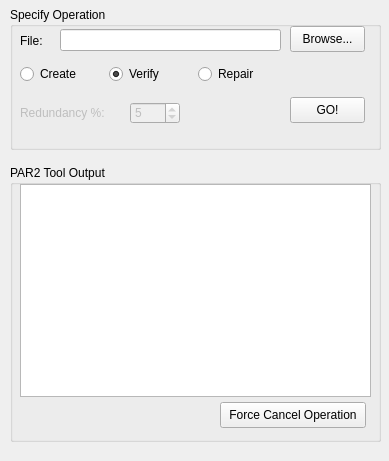
<ui version="4.0" >
 <class>Par2Window</class>
 <widget class="QWidget" name="Par2Window" >
  <property name="geometry" >
   <rect>
    <x>0</x>
    <y>0</y>
    <width>389</width>
    <height>461</height>
   </rect>
  </property>
  <property name="windowTitle" >
   <string>Form</string>
  </property>
  <widget class="QGroupBox" name="outputGB" >
   <property name="geometry" >
    <rect>
     <x>10</x>
     <y>165</y>
     <width>371</width>
     <height>277</height>
    </rect>
   </property>
   <property name="title" >
    <string>PAR2 Tool Output</string>
   </property>
   <widget class="QTextEdit" name="outputTE" >
    <property name="geometry" >
     <rect>
      <x>10</x>
      <y>19</y>
      <width>351</width>
      <height>213</height>
     </rect>
    </property>
    <property name="undoRedoEnabled" >
     <bool>false</bool>
    </property>
    <property name="lineWrapMode" >
     <enum>QTextEdit::NoWrap</enum>
    </property>
    <property name="readOnly" >
     <bool>true</bool>
    </property>
    <property name="acceptRichText" >
     <bool>false</bool>
    </property>
   </widget>
   <widget class="QPushButton" name="forceCancelBut" >
    <property name="geometry" >
     <rect>
      <x>210</x>
      <y>237</y>
      <width>146</width>
      <height>26</height>
     </rect>
    </property>
    <property name="text" >
     <string>Force Cancel Operation</string>
    </property>
   </widget>
  </widget>
  <widget class="QGroupBox" name="specifyGB" >
   <property name="enabled" >
    <bool>true</bool>
   </property>
   <property name="geometry" >
    <rect>
     <x>10</x>
     <y>7</y>
     <width>371</width>
     <height>143</height>
    </rect>
   </property>
   <property name="title" >
    <string>Specify Operation</string>
   </property>
   <widget class="QLineEdit" name="fileLE" >
    <property name="geometry" >
     <rect>
      <x>50</x>
      <y>22</y>
      <width>221</width>
      <height>22</height>
     </rect>
    </property>
   </widget>
   <widget class="QPushButton" name="browseBut" >
    <property name="geometry" >
     <rect>
      <x>280</x>
      <y>19</y>
      <width>75</width>
      <height>26</height>
     </rect>
    </property>
    <property name="text" >
     <string>Browse...</string>
    </property>
   </widget>
   <widget class="QLabel" name="label" >
    <property name="geometry" >
     <rect>
      <x>10</x>
      <y>26</y>
      <width>31</width>
      <height>16</height>
     </rect>
    </property>
    <property name="text" >
     <string>File:</string>
    </property>
   </widget>
   <widget class="QPushButton" name="goBut" >
    <property name="geometry" >
     <rect>
      <x>280</x>
      <y>90</y>
      <width>75</width>
      <height>26</height>
     </rect>
    </property>
    <property name="text" >
     <string>GO!</string>
    </property>
   </widget>
   <widget class="QLabel" name="redundancyLbl" >
    <property name="enabled" >
     <bool>false</bool>
    </property>
    <property name="geometry" >
     <rect>
      <x>10</x>
      <y>98</y>
      <width>91</width>
      <height>16</height>
     </rect>
    </property>
    <property name="text" >
     <string>Redundancy %:</string>
    </property>
   </widget>
   <widget class="QSpinBox" name="redundancySB" >
    <property name="enabled" >
     <bool>false</bool>
    </property>
    <property name="geometry" >
     <rect>
      <x>120</x>
      <y>95</y>
      <width>50</width>
      <height>22</height>
     </rect>
    </property>
    <property name="minimum" >
     <number>1</number>
    </property>
    <property name="maximum" >
     <number>100</number>
    </property>
    <property name="value" >
     <number>5</number>
    </property>
   </widget>
   <widget class="QWidget" name="" >
    <property name="geometry" >
     <rect>
      <x>10</x>
      <y>55</y>
      <width>261</width>
      <height>24</height>
     </rect>
    </property>
    <layout class="QHBoxLayout" >
     <item>
      <widget class="QRadioButton" name="createRB" >
       <property name="text" >
        <string>Create</string>
       </property>
      </widget>
     </item>
     <item>
      <widget class="QRadioButton" name="verifyRB" >
       <property name="text" >
        <string>Verify</string>
       </property>
       <property name="checked" >
        <bool>true</bool>
       </property>
      </widget>
     </item>
     <item>
      <widget class="QRadioButton" name="repairRB" >
       <property name="text" >
        <string>Repair</string>
       </property>
      </widget>
     </item>
    </layout>
   </widget>
  </widget>
 </widget>
 <resources/>
 <connections/>
</ui>
